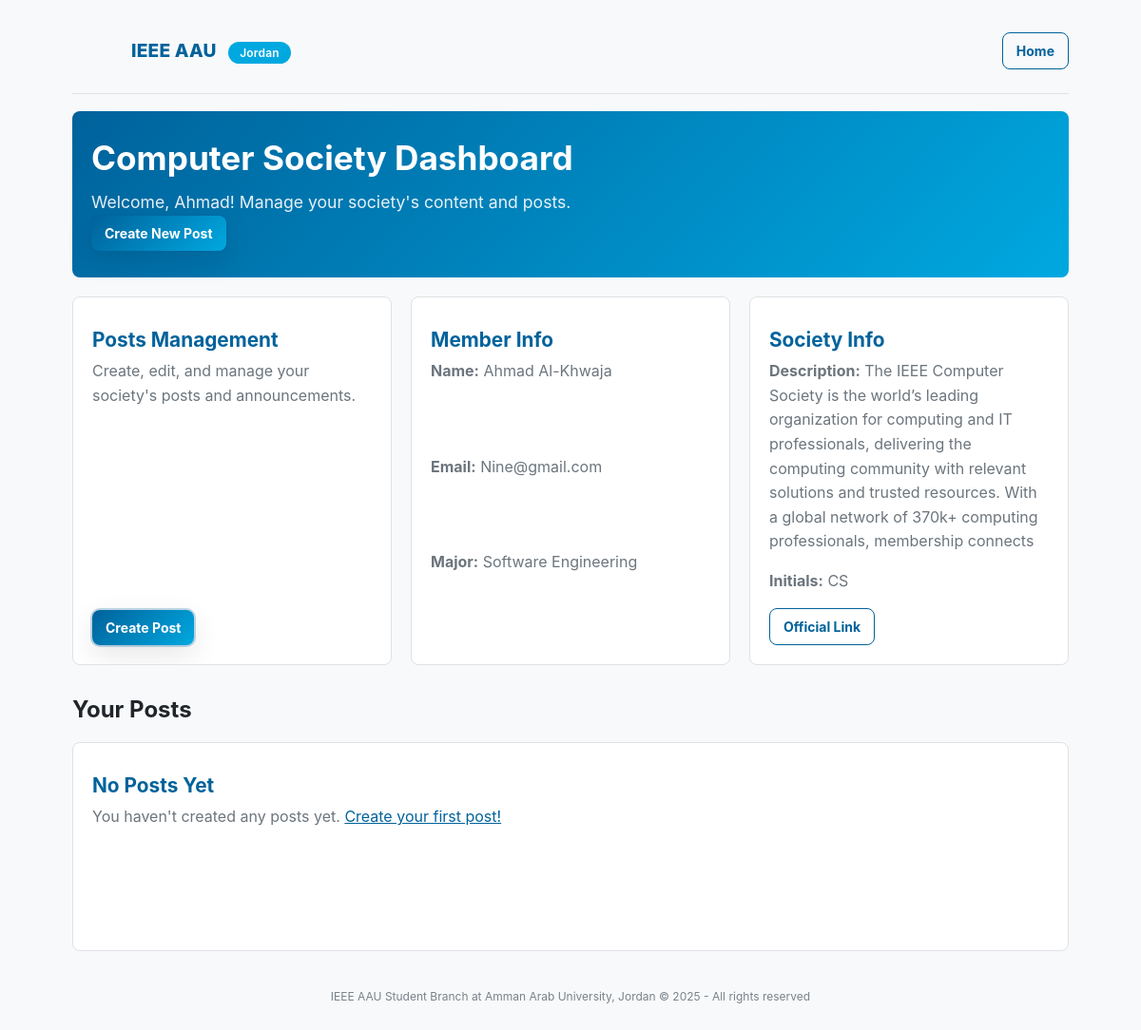
Screenshot of /ieee_AAU/dashboard/Computer Society/ (signed in) with the database file from the repository.
### app1/models.py (models this page shows, shortened)
class Socity(models.Model):
    name = models.CharField(max_length=100)
    description = models.CharField(max_length=255)
    join_link = models.URLField()
    initials = models.CharField(max_length=10, default='ieee socity')
    img = models.ImageField(upload_to='posts/', null=True, blank=True, default='images/default.png')
    header=models.ImageField(upload_to='posts/', null=True, blank=True, default='images/default.png')

class User(AbstractUser):
    username = None
    email = models.EmailField(unique=True)
    Academic_Year = [
        ('4', 'Fourth year'),
        ('3', 'Third year'),
        ('2', 'Second year'),
        ('1', 'First year'),
        ('Else', 'Else'),
    ]
    socity = models.ForeignKey(Socity, on_delete=models.CASCADE, null=True, blank=True)
    academic_year = models.CharField(max_length=10, choices=Academic_Year)
    major = models.CharField(max_length=100)
    USERNAME_FIELD = 'email'
    REQUIRED_FIELDS = ['first_name', 'last_name']
    objects = CostemUserManager()

### app1/views.py (the view)
    def wrapper(request, name, *args, **kwargs):
        if not request.user.is_authenticated:
            messages.error(request, 'Please login first')
            return redirect('login')
        if not request.user.is_active:
            messages.error(request, 'Your account is not active yet. Please contact administrator')
            return redirect('home')
        society = get_object_or_404(Socity, name=name)
        if request.user.socity != society:
            messages.error(request, f'You are not a member of {society.name}')
            return redirect('home')
        return view_func(request, name, *args, **kwargs)

### app1/views.py (called while the page is built)
def society_member_required(view_func):
    def wrapper(request, name, *args, **kwargs):
        if not request.user.is_authenticated:
            messages.error(request, 'Please login first')
            return redirect('login')
        if not request.user.is_active:
            messages.error(request, 'Your account is not active yet. Please contact administrator')
            return redirect('home')
        society = get_object_or_404(Socity, name=name)
        if request.user.socity != society:
            messages.error(request, f'You are not a member of {society.name}')
            return redirect('home')
        return view_func(request, name, *args, **kwargs)
    return wrapper

@login_required
@society_member_required
def society_dashboard(request, name):
    society = get_object_or_404(Socity, name=name)
    posts = Post.objects.filter(socity=society)
    context = {
        'society': society,
        'posts': posts,
        'user': request.user
    }
    return render(request, 'society_dashboard.html', context)

### app1/templates/society_dashboard.html (shortened to what this page needs)
{% extends 'base.html' %}
{% block content %}
<div class="hero">
    <h1>{{ society.name }} Dashboard</h1>
    <p>Welcome, {{ user.first_name }}! Manage your society's content and posts.</p>
    <div class="actions">
        <a href="{% url 'create_post' society.name %}" class="btn acc">Create New Post</a>
    </div>
</div>
<div class="grid">
    <div class="card">
        <h3> Posts Management</h3>
        <p>Create, edit, and manage your society's posts and announcements.</p>
        <div class="footer">
            <a href="{% url 'create_post' society.name %}" class="btn acc">Create Post</a>
        </div>
    </div>
    <div class="card">
        <h3>Member Info</h3>
        <p><strong>Name:</strong> {{ user.first_name }} {{ user.last_name }}</p>
        <p><strong>Email:</strong> {{ user.email }}</p>
        <p><strong>Major:</strong> {{ user.major }}</p>
    </div>
    <div class="card">
        <h3> Society Info</h3>
        <p><strong>Description:</strong> {{ society.description }}</p>
        <p><strong>Initials:</strong> {{ society.initials }}</p>
        {% if society.join_link %}
            <div class="footer">
                <a href="{{ society.join_link }}" target="_blank" class="btn ghost">Official Link</a>
            </div>
        {% endif %}
    </div>
</div>
<div style="margin-top: 32px;">
    <h2 style="margin-bottom: 20px;">Your Posts</h2>
    <div class="grid">
        {% for post in posts %}
        <div class="card">
            <h3>{{ post.title }}</h3>
            <p>{{ post.content|truncatewords:20 }}</p>
            {% if post.img %}
                <img src="{{ post.img.url }}" alt="{{ post.title }}" style="width:100%;border-radius:8px;margin:10px 0;max-height:120px;object-fit:cover">
            {% endif %}
            <div class="footer">
                <div class="actions">
                    <a href="{% url 'edit_post' society.name post.id %}" class="btn success">Edit</a>
                    <a href="{% url 'delete_post' society.name post.id %}" class="btn danger">Delete</a>
                </div>
            </div>
        </div>
        {% empty %}
        <div class="card">
            <h3>No Posts Yet</h3>
            <p>You haven't created any posts yet. <a href="{% url 'create_post' society.name %}" style="color: var(--brand-1);">Create your first post!</a></p>
        </div>
        {% endfor %}
    </div>
</div>
{% endblock %}

### app1/templates/base.html (style rules this page uses)
:root { --bg:#f8f9fa; --bg-2:#e9ecef; --panel:#ffffff; --card:#00629B; --muted:#6c757d; --txt:#212529; --stroke:#dee2e6; --ring: 0 0 0 0.125rem rgba(0, 98, 155, 0.25), 0 0.625rem 1.875rem rgba(0,0,0,0.1); --brand-1:#00629B; --brand-2:#00A8E0; --radius: 0.5rem; }
* { box-sizing:border-box }
html,body { height:100% }
body { margin:0; font-family: "Inter", ui-sans-serif, system-ui, -apple-system, Segoe UI, Roboto, Arial, sans-serif; color:var(--txt); background: var(--bg); overflow-x:hidden; padding: 0; font-size: 16px; }
.btn { appearance:none; border:0; border-radius:var(--radius); padding:0.625rem 0.875rem; font-weight:700; cursor:pointer; background:var(--brand-1); color:white; text-decoration:none; display:inline-block; text-align:center; transition: all 0.2s ease; font-size:0.875rem; white-space: nowrap; }
.btn.acc { background:linear-gradient(135deg,var(--brand-1),var(--brand-2)); color:white; box-shadow:var(--ring) }
.btn.ghost { background:transparent; border:1px solid var(--brand-1); color: var(--brand-1); }
.hero { background:linear-gradient(135deg, var(--brand-1) 0%, var(--brand-2) 100%); border-radius:var(--radius); padding:1.75rem 1.25rem; margin:0.625rem 0 1.25rem; color: white; }
.hero h1 { margin:0 0 0.75rem; font-size:clamp(1.5rem, 4vw, 2.2rem); }
.hero p { margin:0; color:rgba(255,255,255,0.9); font-size:clamp(0.9rem, 2.5vw, 1.1rem); line-height:1.6 }
.grid { display:grid; grid-template-columns:repeat(auto-fit, minmax(280px, 1fr)); gap:1.25rem; }
.card { position:relative; background:var(--panel); border:1px solid var(--stroke); border-radius:var(--radius); padding:1.25rem; min-height:13.75rem; overflow:hidden; transition: transform .15s ease, box-shadow .15s ease, border-color .15s ease; display:flex; flex-direction:column; cursor: pointer; text-decoration: none; color: inherit; }
.card h3 { margin:0.75rem 0 0.5rem; font-size:1.3rem; color: var(--brand-1); }
.card p { margin:0 0 1rem; color:var(--muted); line-height:1.6; flex-grow:1 }
.card .footer { display:flex; justify-content:space-between; align-items:center; gap:0.5rem; margin-top:auto }
.actions { display:flex; gap:0.75rem; align-items:center; flex-wrap:wrap }

### rows the page displays
Socity: name "Computer Society", description "The IEEE Computer Society is the world’s leading organization for computing and IT professionals, delivering the computing community with relevant solutions and trusted resources. With a global network of 370k+ computing professionals, membership connects", initials "CS"
User: first_name "Ahmad", last_name "Al-Khwaja", email "Nine@gmail.com", major "Software Engineering"
